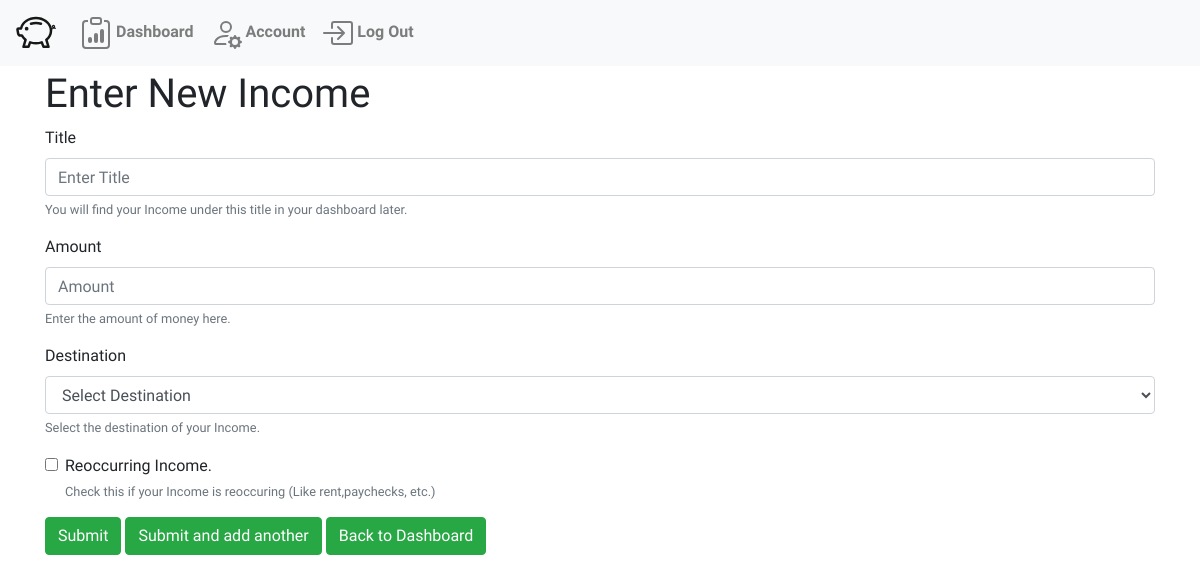
The page /incomeForm (signed in) on the database as committed earlier.
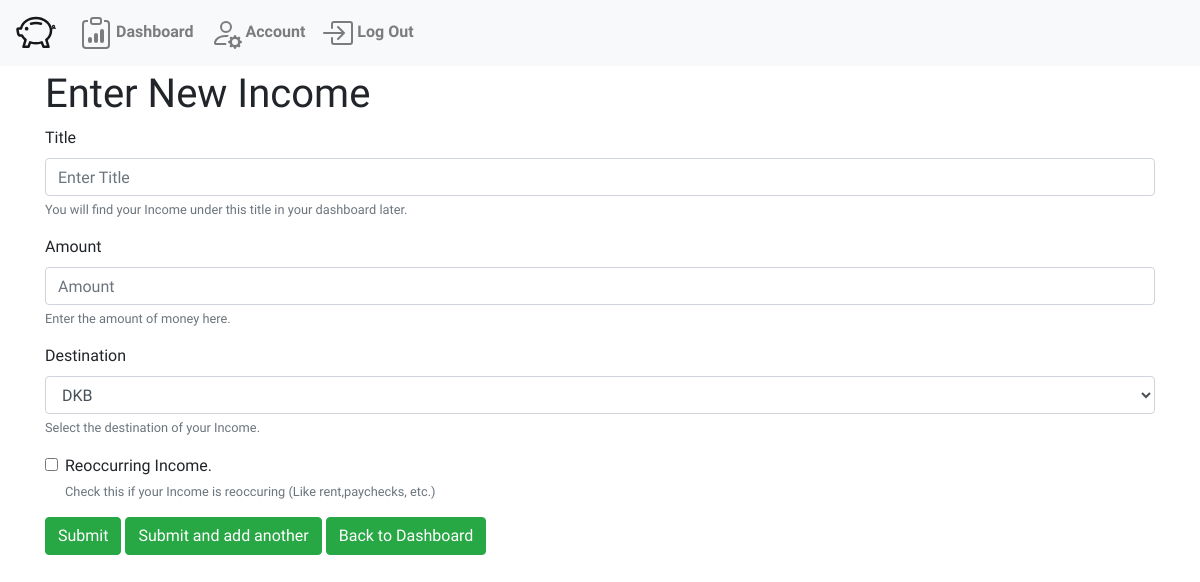
The same page on the database as committed later.
### WalletWise/models.py (models this page shows, shortened)
class Funds(models.Model):
    budget = models.ForeignKey("MonthBudget",related_name="funds", on_delete=models.CASCADE)
    title = models.CharField(max_length=64)
    amount = models.FloatField()
    defaultOwner = models.ForeignKey("User", related_name="defaultFunds", on_delete=models.DO_NOTHING, default=None, null=True)

### WalletWise/views.py (the view)
# urls.py: path("incomeForm", views.incomeForm, name="incomeForm"),
def incomeForm(request):
    user = request.user
    opennedBefore = user.dashboard.openned_before
    balances = list(Funds.objects.filter(budget__dashboard__owner=user))
    try:
        defaultFund = user.defaultFunds.all()[0]
        balances.remove(defaultFund)
    except IndexError:
        defaultFund = "No Default"
    return render(request, "WalletWise/fundsChangeForm.html", {
        "formType" : "Income",
        "opennedBefore" : opennedBefore,
        "balances" : balances,
        "defaultFund" : defaultFund
    })

### WalletWise/templates/WalletWise/fundsChangeForm.html (shortened to what this page needs)
{% extends "WalletWise/layout.html" %}
{% block body %}
<div class="container">
    <h1>Enter New {{formType}}</h1>
    <form method="post" action="{% url 'fundsChangeForm' %}">
        <div class="form-group">
            <label for="title">Title</label>
            <input type="text" class="form-control" id="title" name="title" aria-describedby="titleHelp" placeholder="Enter Title" required title="Please enter a Title">
            <small id="titlelHelp" class="form-text text-muted">You will find your {{formType}} under this title in your dashboard later.</small>
        </div>
        <div class="form-group">
            <label for="amount">Amount</label>
            <input type="number" class="form-control" id="amount" name="amount" aria-describedby="amountHelp" placeholder="Amount" required title="Please enter an Amount" >
            <small id="amountHelp" class="form-text text-muted">Enter the amount of money here.</small>
        </div>
        <div class="form-group">
            <label for="destination">Destination</label>
            <select class="form-select form-control" id="destination" name="destination" aria-describedby="destinationHelp" aria-label="Default select example" required title="Please select a destination">
                {% if defaultFund == "No Default" %}
                    <option selected>Select Destination</option>
                {% else %}
                    <option selected value={{defaultFund.id}}>{{defaultFund.title}}</option>
                {% endif %}
            </select>
            <small id="destinationHelp" class="form-text text-muted">Select the destination of your {{formType}}.</small>
        </div>
        <div class="form-group form-check">
            <input class="form-check-input" type="checkbox" id="reoccuring" name="reoccuring" aria-describedby="reoccuringHelp">
            <label class="form-check-label" for="reoccuring">
                Reoccurring {{formType}}.
            </label>
            <small id="reoccuringHelp" class="form-text text-muted">Check this if your {{formType}} is reoccuring (Like rent,paychecks, etc.)</small>
        </div>
        <button type="submit" class="btn btn-success" name="action" value="submit">Submit</button>
        <button type="submit" class="btn btn-success" name="action" value="redo">Submit and add another</button>
        <a href="{% url 'dashboard' %}">
            <button class="btn btn-success" type="button">Back to Dashboard</button>
        </a>
    </form>
</div>
{% endblock %}

Rows that differ between the two databases and show on the page:
added Funds: destination "DKB"
Other text that changed with them:
form field destination: "Select Destination" → (not shown)
